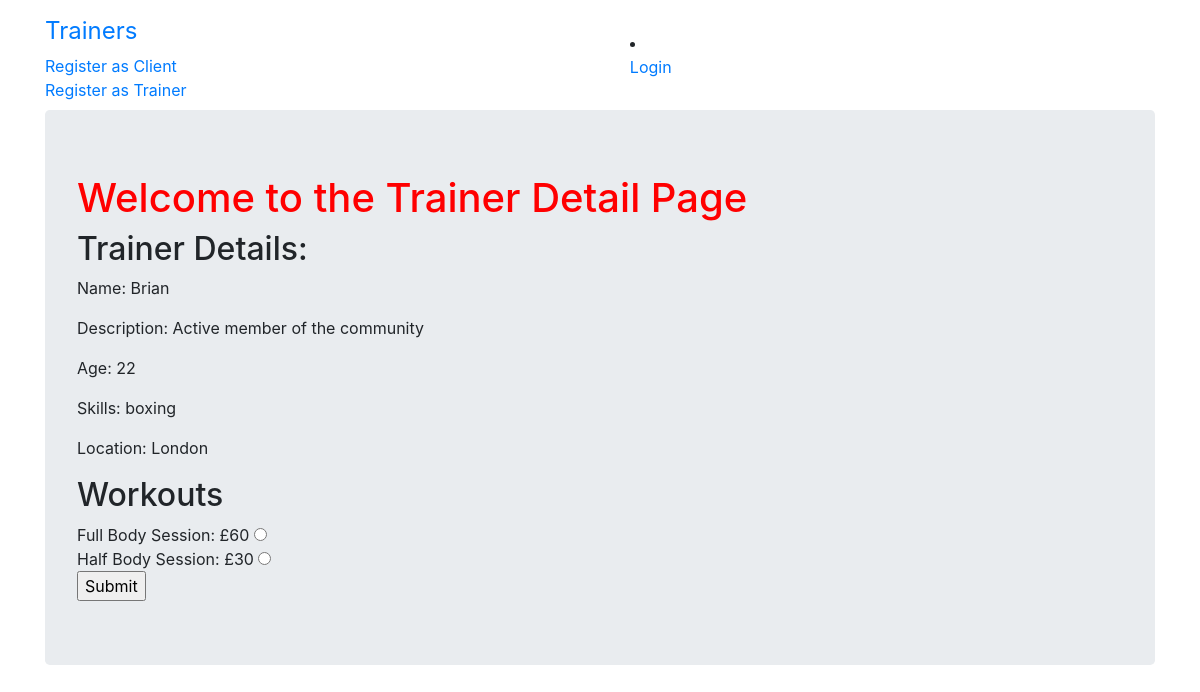
Before: /trainers/8/ with the older database file.
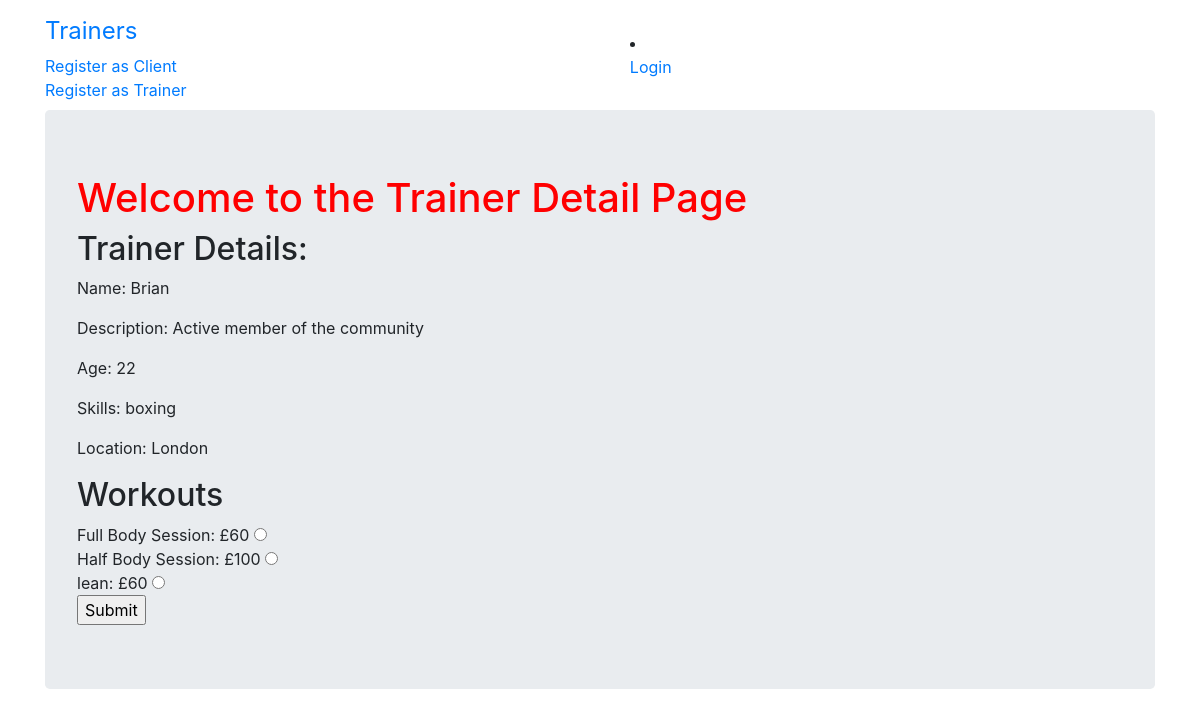
After: the same page with the newer database file.
### gym/models.py (models this page shows, shortened)
class TrainerProfile(models.Model):
    user = models.OneToOneField(User,on_delete=models.CASCADE,primary_key=True)
    name = models.CharField(max_length=100,null=True)
    description = models.TextField()
    age = models.PositiveIntegerField(null=True)
    gender = models.CharField(max_length=30,null=True)
    location = models.CharField(max_length=30,null=True)
    skills = models.CharField(max_length=30,null=True)
    profile_img = models.ImageField(upload_to='profile_image', blank=True)

class User(AbstractUser):
    is_trainer = models.BooleanField(default=False)
    is_client= models.BooleanField(default=False)

class Workout(models.Model):
    trainer = models.ForeignKey(TrainerProfile,on_delete=models.CASCADE ,related_name='workouts')
    name = models.CharField(max_length=200,null=True)
    price = models.IntegerField()

### gym/views.py (the view)
# urls.py: path('trainers/<pk>/',views.TrainerDetailView.as_view(),name='trainer_detail'),
class TrainerDetailView(DetailView):
    context_object_name = 'trainer_detail'
    model = TrainerProfile
    template_name = 'gym/trainer_detail.html'

### gym/templates/gym/trainer_detail.html (shortened to what this page needs)
{% extends 'base.html' %}
{% block content%}
<div class="jumbotron">
  <h1>Welcome to the Trainer Detail Page </h1>
  <h2>Trainer Details: </h2>
  <p>Name: {{trainer_detail.user.username }}</p>
  <p>Description: {{trainer_detail.description}}</p>
  <p>Age: {{ trainer_detail.age }}</p>
  <p>Skills: {{ trainer_detail.skills }}</p>
  <p>Location: {{ trainer_detail.location}}</p>
  <h2>Workouts</h2>
  {% if user.is_trainer %}
  <form method="post">
    {% csrf_token %}
    {% for workout in trainer_detail.workouts.all %}
    {{ workout.name }}: £{{ workout.price }}
    <input type="radio" name="workout" value="{{ workout.price }}">
    <p> <a class="btn btn-warning" href="{% url 'gym:workout_update' pk=workout.pk %}">Update</a>  <a class="btn btn-warning" href="{% url 'gym:workout_remove' pk=workout.pk %}">Delete</a> </p>
    <br>
    {% endfor%}
    <input type="submit" value="Submit">
</form>
</div>
<div class="container">
  <p> <a class="btn btn-success" href="{% url 'gym:addWorkout' pk=trainer_detail.pk %}">Add New Workout</a> </p>
  <p> <a class="btn btn-success" href="{% url 'gym:trainer_update' pk=trainer_detail.pk %}">Update Profile</a> </p>
</div>
  {% else %}
  <form method="post">
    {% for workout in trainer_detail.workouts.all %}
    {{ workout.name }}: £{{ workout.price }}
    <input type="radio" name="workout" value="{{ workout.price }}">
    <br>
    {% endfor%}
    <input type="submit" value="Submit">
</form>
{% endif %}
{% endblock %}

### gym/templates/base.html (shortened to what this page needs)
<!DOCTYPE html>
{% load staticfiles %}
<html lang="en" dir="ltr">
  <head>
    <link rel="stylesheet" href="https://maxcdn.bootstrapcdn.com/bootstrap/4.0.0/css/bootstrap.min.css">
    <link rel="stylesheet" href="{% static 'gym/css/app.css' %}">
  </head>
  <body>
    <nav class="navbar navbar-default techfont custom-navbar">
      <div class="container">
        <ul class="nav navbar-nav">
          <li> <a class="navbar-brand bigbrand" href="{% url 'gym:trainer_list'%}">Trainers</a> </li>
          <li> <a class="nav-item active" href="{% url 'gym:client_signup'%}"> Register as Client</a> </li>
          <li> <a href="{% url 'gym:trainer_signup'%}"> Register as Trainer</a> </li>
        </ul class="nav navbar-nav navbar-right">
        {% if user.is_authenticated %}
          <li> <a href="{% url 'logout'%}">Logout</a> </li>
          <li> <a href="{% url 'gym:profile'%}">Welcome {{ user.username }}</a> </li>
        {% else %}
          <li> <a class="nav navbar-right" href="{% url 'login'%}">Login</a> </li>
        {% endif %}
      </div>
    </nav>
    <div class="container">
    {% block content %}
    {% endblock %}
    </div>
  </body>
</html>

### gym/static/gym/css/app.css (style rules this page uses)
h1 { color: red; }
.bigbrand { font-size: 1.5em; }

Changed rows visible on the page:
changed Workout "Half Body Session": price "30" → "100"
added Workout: name "lean", price "60"
